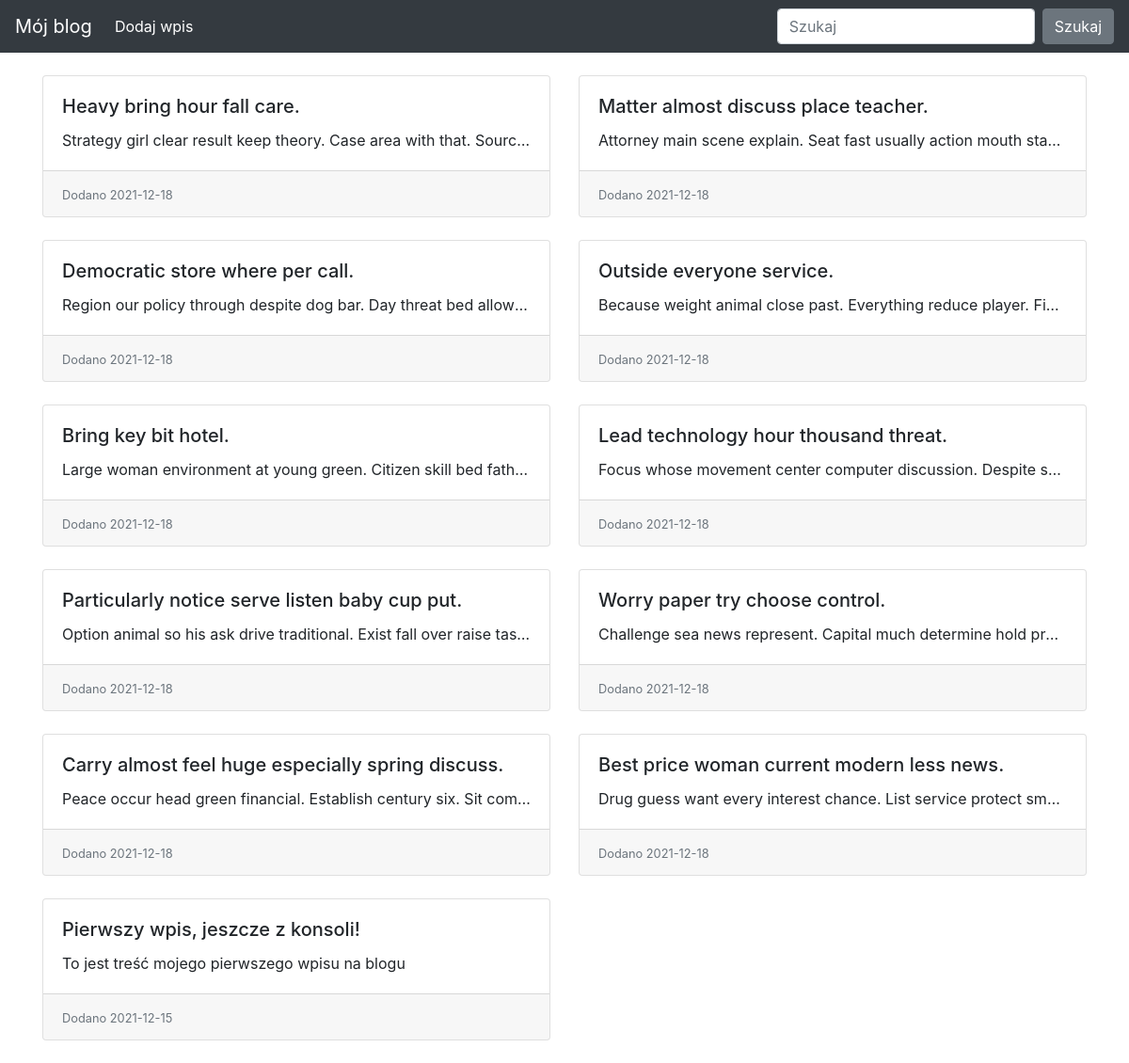
Before: / with the older database file.
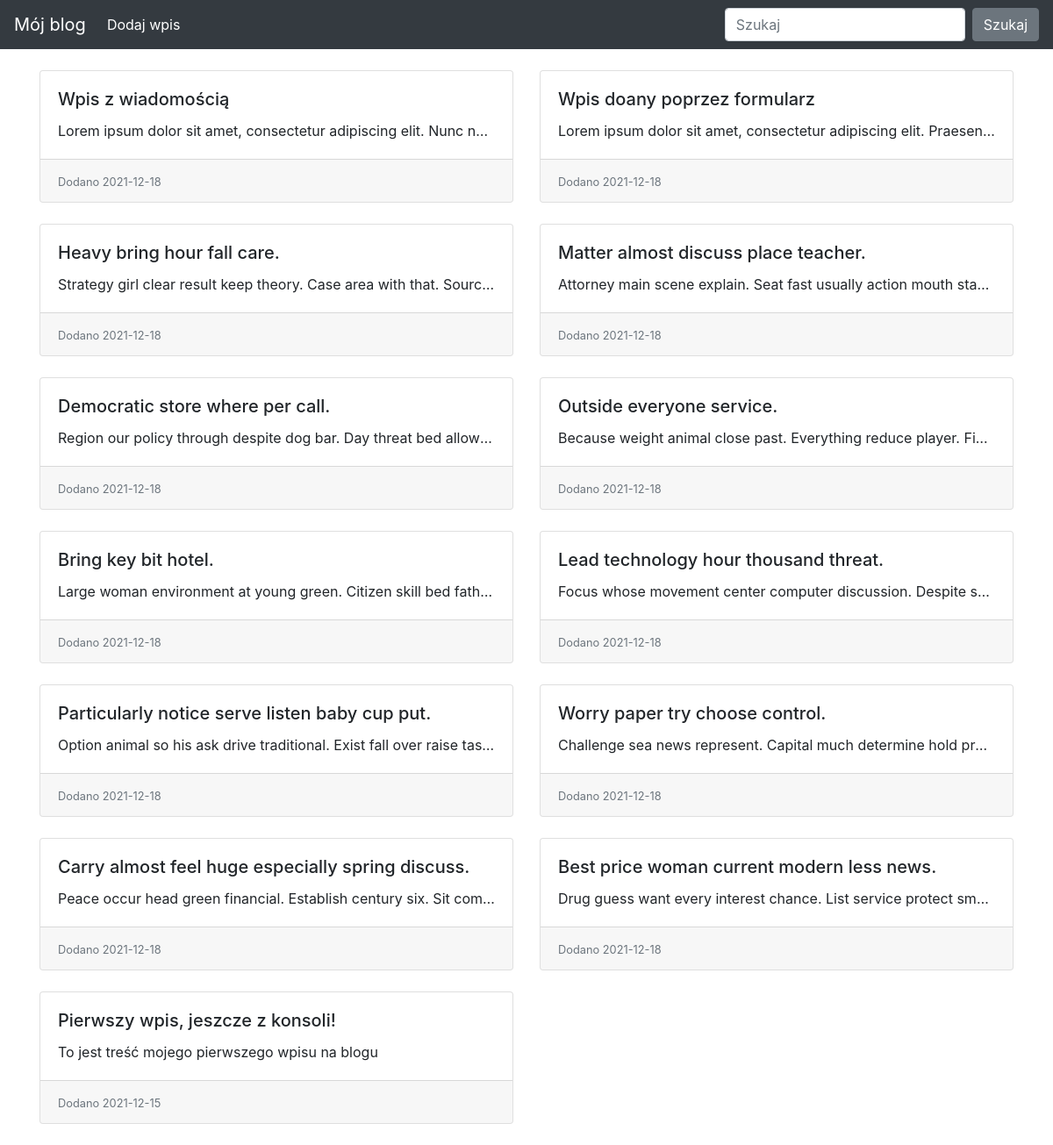
After: the same page with the newer database file.
### blog/models.py (models this page shows)
class Entry(db.Model):
    id = db.Column(db.Integer, primary_key=True)
    title = db.Column(db.String(80), nullable=False)
    body = db.Column(db.Text, nullable=False)
    pub_date = db.Column(db.DateTime, nullable=False,
                         default=datetime.datetime.utcnow)
    is_published = db.Column(db.Boolean, default=False)

### blog/routes.py (the view)
@app.route("/")
def index():
    all_posts = Entry.query.filter_by(
        is_published=True).order_by(Entry.pub_date.desc())
    return render_template("homepage.html", all_posts=all_posts)

### blog/templates/homepage.html
{% extends "base.html" %} {% block content %}
<div class="row row-cols-1 row-cols-md-2">
  {% for post in all_posts %}
  <div class="col mb-4">
      <div class="card h-100">
        <div class="card-body">
          <h5 class="card-title">{{ post.title }}</h5>
          <p class="card-text text-truncate">{{ post.body}}</p>
        </div>
        <div class="card-footer">
            <small class="text-muted">Dodano {{ post.pub_date.strftime('%Y-%m-%d') }}</small>
          </div>
      </div>
  </div>
  {% endfor %}
</div>
{% endblock %}

### blog/templates/base.html (shortened to what this page needs)
<!doctype html>
<html lang="en">
<head>
 <link rel="stylesheet" href="https://stackpath.bootstrapcdn.com/bootstrap/4.5.0/css/bootstrap.min.css"
>
</head>
<body>
 <nav class="navbar navbar-expand-md navbar-dark bg-dark fixed-top">
   <a class="navbar-brand" href="/">Mój blog</a>
   <div class="collapse navbar-collapse" id="navbarsExampleDefault">
     <ul class="navbar-nav mr-auto">
      <li class="nav-item active">
        <a class="nav-link" href="/new-post/">Dodaj wpis</span></a>
      </li>
     </ul>
     <form class="form-inline my-2 my-lg-0">
       <input class="form-control mr-sm-2" type="text" placeholder="Szukaj" aria-label="Szukaj">
       <button class="btn btn-secondary my-2 my-sm-0" type="submit">Szukaj</button>
     </form>
   </div>
 </nav>
 <main role="main" class="container">
  {% block content %}
  {% endblock %}
 </main>
</html>

### blog/templates/base.html (style rules this page uses)
body { padding-top: 5rem; }

Changed rows visible on the page:
added Entry: title "Wpis z wiadomością", body "Lorem ipsum dolor sit amet, consectetur adipiscing elit. Nunc n…", pub_date "2021-12-18"
added Entry: title "Wpis doany poprzez formularz", body "Lorem ipsum dolor sit amet, consectetur adipiscing elit. Praesen…", pub_date "2021-12-18"
